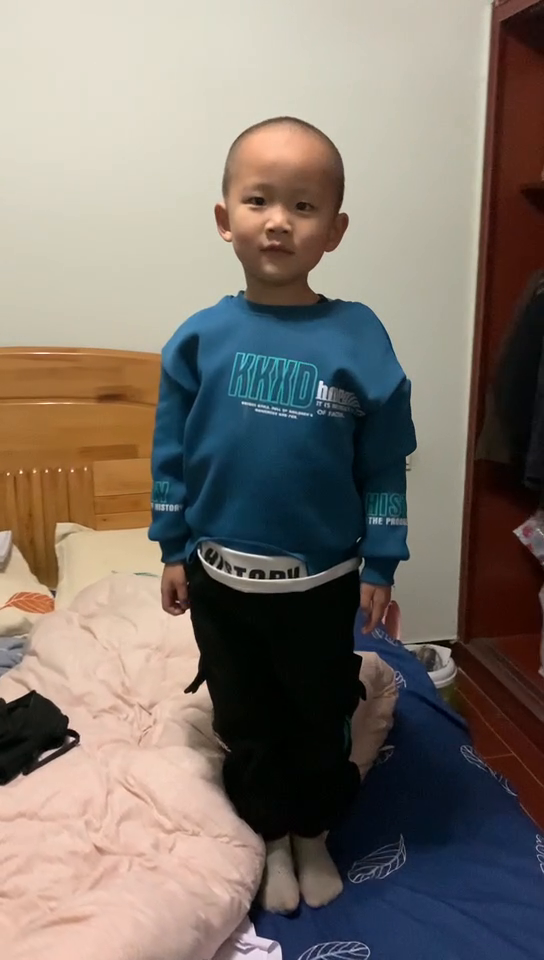
#> input picture opencv_py/data/imgs/yinzihao.png, 544 x 960 px, found by its file name
$ python image_rotate.py
#> lines starting #> are read from the running program, lines starting #| are printed output that depends on the picture
import cv2
import numpy as np
"""
OpenCV图像基本变换: 图像旋转[但是该api不能指定角度，要靠仿射变换]
    rotate(img, rotateCode)
    rotateCode: ROTATE_90_CLOCKWISE
    rotateCode: ROTATE_180
    rotateCode: ROTATE_90_COUNTERCLOCKWISE
"""
brother = cv2.imread(r'E:\PycharmProjects\funnyPython\opencv_py\data\imgs\yinzihao.png')
#> brother is the input picture: shape (960, 544, 3); mean B, G, R 108.7, 116.8, 126.3

new = cv2.rotate(brother, cv2.ROTATE_90_CLOCKWISE)
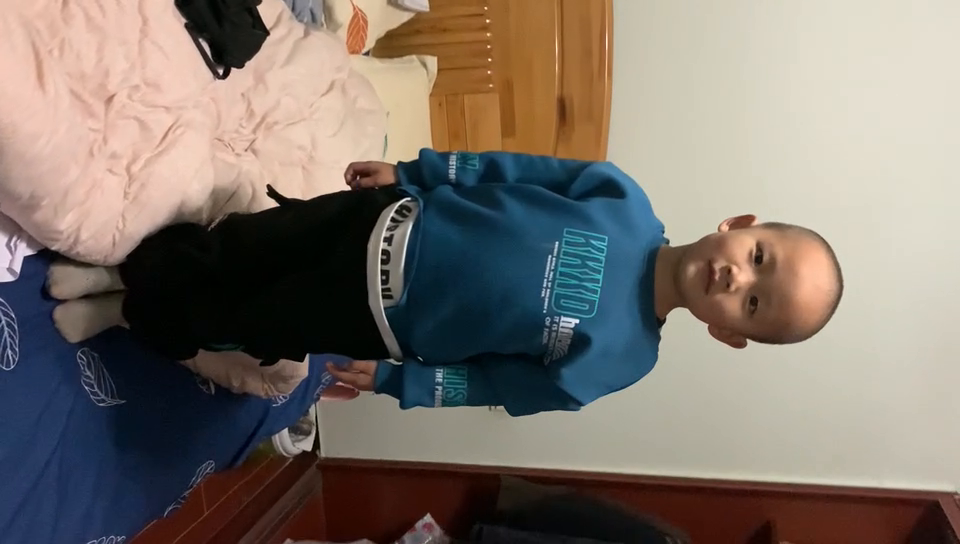
#> new: shape (544, 960, 3); mean B, G, R 108.7, 116.8, 126.3
new = cv2.rotate(brother, cv2.ROTATE_180)
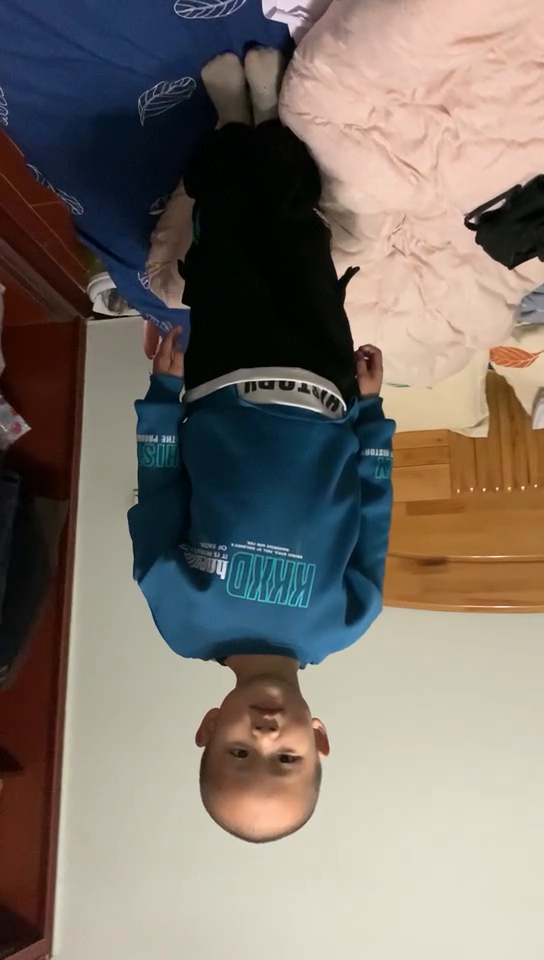
#> new: shape (960, 544, 3); mean B, G, R 108.7, 116.8, 126.3
new = cv2.rotate(brother, cv2.ROTATE_90_COUNTERCLOCKWISE)
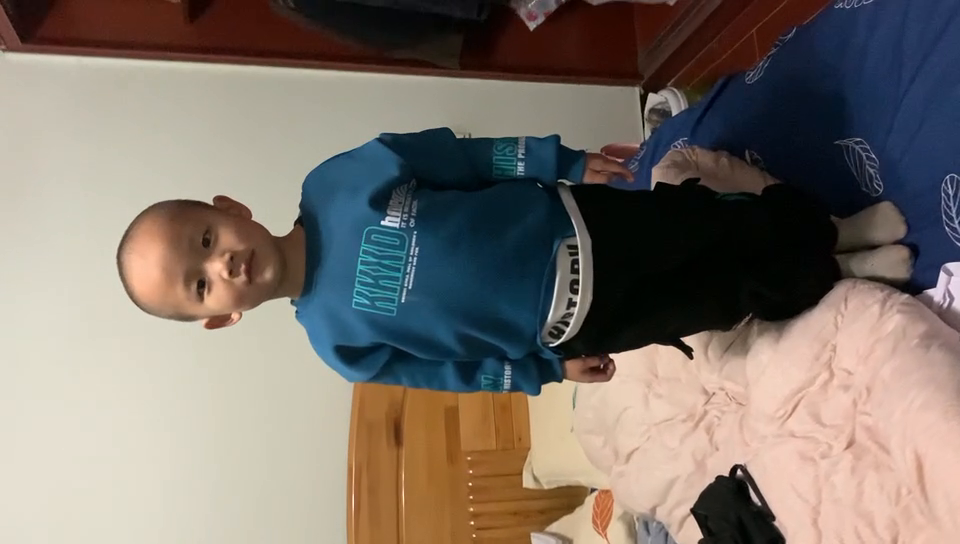
#> new: shape (544, 960, 3); mean B, G, R 108.7, 116.8, 126.3

cv2.imshow('unicom', brother)
cv2.imshow('unicom new', new)
cv2.waitKey(0)

$ run again, with opencv_py/data/imgs/qianqian_face.png copied over opencv_py/data/imgs/yinzihao.png
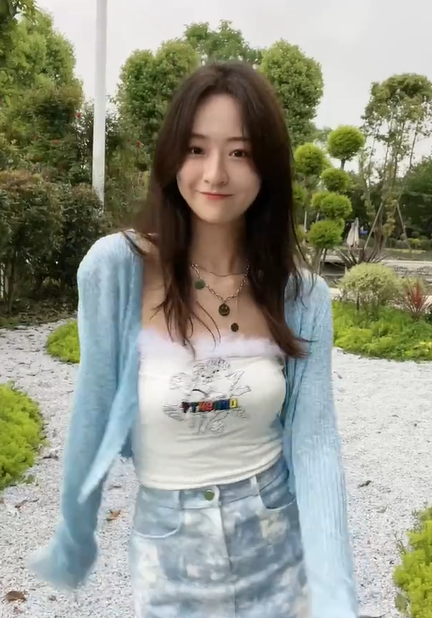
#> input picture opencv_py/data/imgs/qianqian_face.png, 432 x 618 px, found by its file name
#> brother is the input picture: shape (618, 432, 3); mean B, G, R 136, 150.5, 147.5
#> `new = cv2.rotate(brother, cv2.ROTATE_180)`:
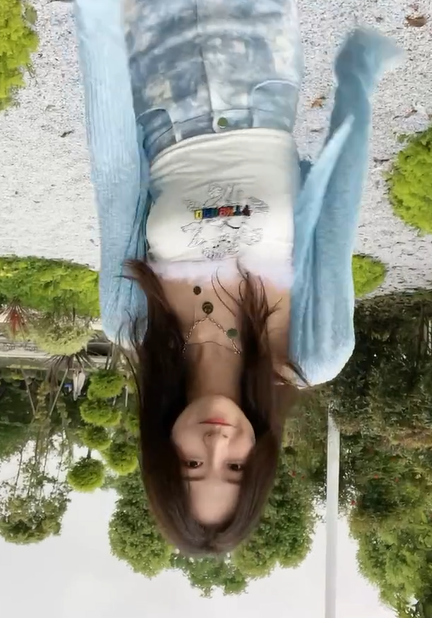
#> new: shape (618, 432, 3); mean B, G, R 136, 150.5, 147.5
#> `new = cv2.rotate(brother, cv2.ROTATE_90_COUNTERCLOCKWISE)`:
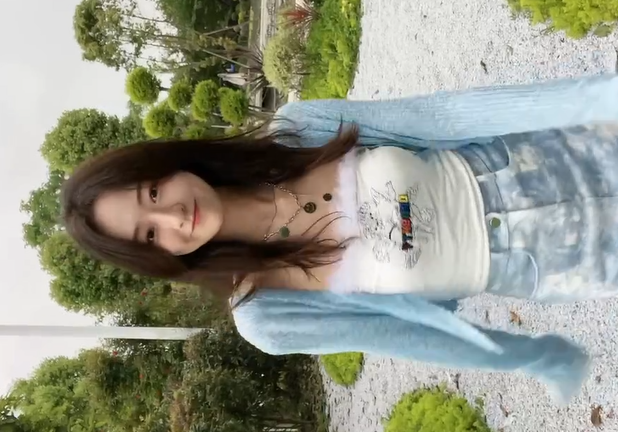
#> new: shape (432, 618, 3); mean B, G, R 136, 150.5, 147.5
